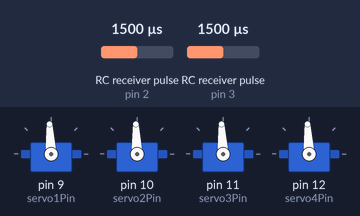
A sketch run on a simulated Arduino Uno, built with avr-gcc and run on an emulated ATmega328P. Shown: 4 × servo. Wiring (inferred from the names in the program): 2 × RC receiver channel: data pin 2 / data pin 3. The inputs (shaded band) are chosen by the test bench; at power-on: RC receiver pulse (sensors on pin 2, pin 3) 1500 µs.

Above: at 3.2 s.
3.3 s: RC receiver pulse (sensor on pin 2) set to 1020 µs
At 4.1 s:
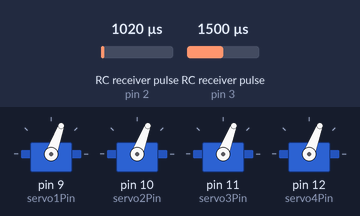
6.3 s: RC receiver pulse (sensor on pin 3) set to 1250 µs
At 8.6 s:
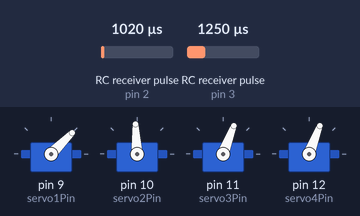
9.3 s: RC receiver pulse (sensor on pin 2) set to 1980 µs
At 11.6 s:
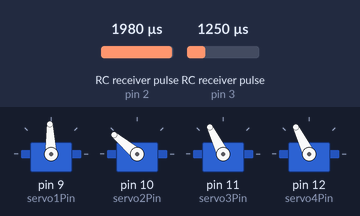
11.9 s: RC receiver pulse (sensor on pin 3) set to 1020 µs
14.9 s: RC receiver pulse (sensor on pin 2) set to 1250 µs
At 16.5 s:
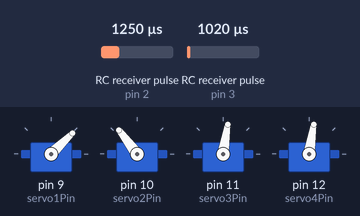
17.9 s: RC receiver pulse (sensor on pin 3) set to 1750 µs
Timing chart, 0 to 42.2 s (numbered marks = the images above; inputs shaded):
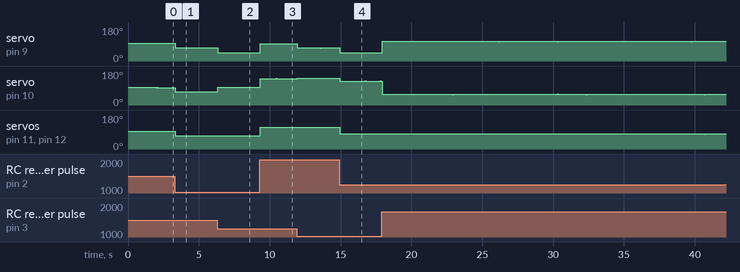

Measured:
- after the input at 6.3 s, servo on pin 11 (servo3Pin), servo on pin 12 (servo4Pin): 69° → 68° after 2.0 s, → 69° 0.02 s later
- after the input at 9.3 s, servo on pin 11 (servo3Pin), servo on pin 12 (servo4Pin): 69° → 116° at once
- after the input at 14.9 s, servo on pin 11 (servo3Pin), servo on pin 12 (servo4Pin): 116° → 81° at once

The sketch:

program2.ino
```cpp
#include <Servo.h>

// Define servo objects
Servo servo1;  // Aileron+Elevator 1
Servo servo2;  // Aileron+Elevator 2
Servo servo3;  // Rudder+Elevator 1
Servo servo4;  // Rudder+Elevator 2

// Pin assignments
const int servo1Pin = 9;
const int servo2Pin = 10;
const int servo3Pin = 11;
const int servo4Pin = 12;

// Receiver input pins
const int elevatorPin = 2;  // Channel 1 (PWM input)
const int aileronPin = 3;   // Channel 2 (PWM input)
const int rudderPin = 4;    // Channel 3 (PWM input)

// Variables for PWM reading
volatile unsigned long elevatorStart, aileronStart, rudderStart;
volatile int elevatorPWM = 1500, aileronPWM = 1500, rudderPWM = 1500;

// Mixing parameters (adjust as needed)
const float MIX_FACTOR = 0.5; // How much elevator mixes with aileron/rudder (0.0 to 1.0)

void setup() {
  // Attach servos to pins
  servo1.attach(servo1Pin);
  servo2.attach(servo2Pin);
  servo3.attach(servo3Pin);
  servo4.attach(servo4Pin);

  // Set up receiver input pins
  pinMode(elevatorPin, INPUT);
  pinMode(aileronPin, INPUT);
  pinMode(rudderPin, INPUT);

  // Attach interrupts for PWM reading
  attachInterrupt(digitalPinToInterrupt(elevatorPin), calcElevator, CHANGE);
  attachInterrupt(digitalPinToInterrupt(aileronPin), calcAileron, CHANGE);
  attachInterrupt(digitalPinToInterrupt(rudderPin), calcRudder, CHANGE);

  // Center all servos initially
  servo1.writeMicroseconds(1500);
  servo2.writeMicroseconds(1500);
  servo3.writeMicroseconds(1500);
  servo4.writeMicroseconds(1500);

  delay(2000); // Wait for servos to initialize
}

void loop() {
  // Calculate servo positions with mixing

  // Servos 1 & 2: Aileron + Elevator mix
  int servo1Pos = aileronPWM + ((elevatorPWM - 1500) * MIX_FACTOR);
  int servo2Pos = (3000 - aileronPWM) + ((elevatorPWM - 1500) * MIX_FACTOR); // Opposite direction for second aileron

  // Servos 3 & 4: Rudder + Elevator mix
  int servo3Pos = rudderPWM + ((elevatorPWM - 1500) * MIX_FACTOR);
  int servo4Pos = (3000 - rudderPWM) + ((elevatorPWM - 1500) * MIX_FACTOR); // Opposite direction for second rudder

  // Constrain values to safe range (1000-2000 μs)
  servo1Pos = constrain(servo1Pos, 1000, 2000);
  servo2Pos = constrain(servo2Pos, 1000, 2000);
  servo3Pos = constrain(servo3Pos, 1000, 2000);
  servo4Pos = constrain(servo4Pos, 1000, 2000);

  // Write to servos
  servo1.writeMicroseconds(servo1Pos);
  servo2.writeMicroseconds(servo2Pos);
  servo3.writeMicroseconds(servo3Pos);
  servo4.writeMicroseconds(servo4Pos);

  // Small delay to prevent servo jitter
  delay(20);
}

// Interrupt service routines for PWM reading
void calcElevator() {
  if (digitalRead(elevatorPin) == HIGH) {
    elevatorStart = micros();
  } else {
    if (elevatorStart != 0) {
      elevatorPWM = micros() - elevatorStart;
      elevatorStart = 0;
      // Constrain to valid range
      elevatorPWM = constrain(elevatorPWM, 1000, 2000);
    }
  }
}

void calcAileron() {
  if (digitalRead(aileronPin) == HIGH) {
    aileronStart = micros();
  } else {
    if (aileronStart != 0) {
      aileronPWM = micros() - aileronStart;
      aileronStart = 0;
      // Constrain to valid range
      aileronPWM = constrain(aileronPWM, 1000, 2000);
    }
  }
}

void calcRudder() {
  if (digitalRead(rudderPin) == HIGH) {
    rudderStart = micros();
  } else {
    if (rudderStart != 0) {
      rudderPWM = micros() - rudderStart;
      rudderStart = 0;
      // Constrain to valid range
      rudderPWM = constrain(rudderPWM, 1000, 2000);
    }
  }
}
```
